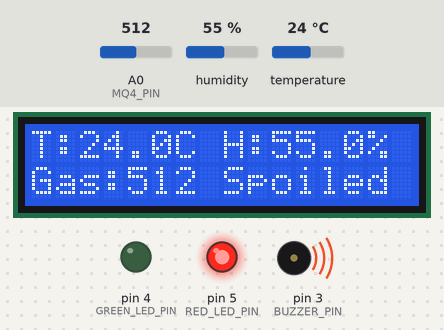
Simulated run of this sketch. Board: Arduino Uno, built with avr-gcc and run on an emulated ATmega328P. Shown: 16×2 character LCD, output pins drawn as LEDs (lit = HIGH), buzzer (waves = sounding, pin HIGH). Inputs (shaded band) come from the test bench; at power-on: humidity 55 %, A0 (MQ4_PIN) = 512, temperature 24 °C. What the sketch prints to the serial monitor is not drawn.

Above: at 1.2 s.
1.3 s: humidity set to 52 %
At 6.4 s:
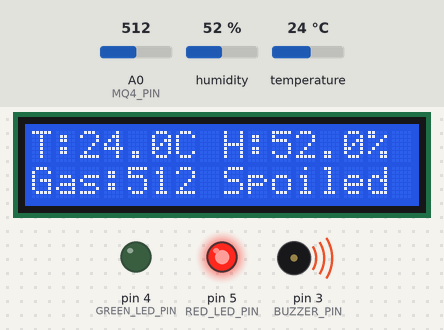
7.3 s: humidity set to 49 %
At 11.0 s:
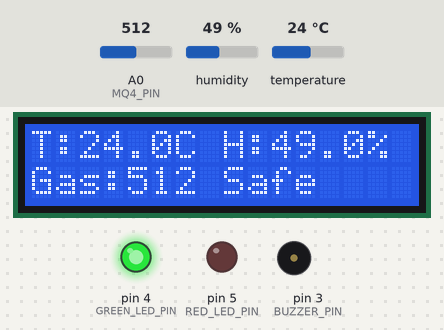
13.3 s: A0 (MQ4_PIN) set to 716
At 15.6 s:
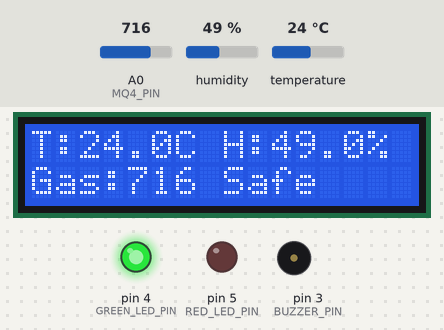
19.3 s: temperature set to 21 °C
At 21.4 s:
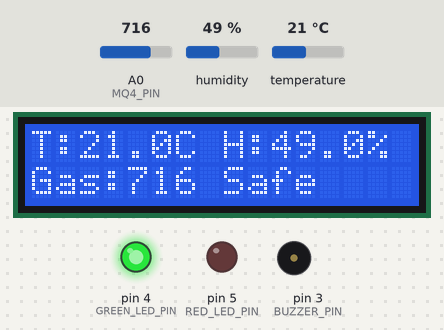
25.3 s: temperature set to 18 °C
At 26.1 s:
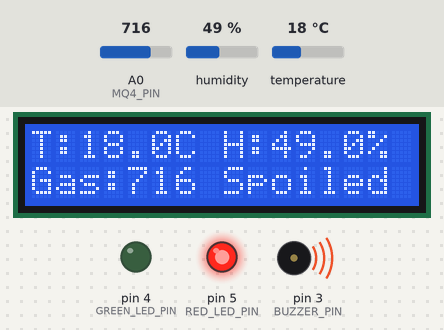
31.3 s: A0 (MQ4_PIN) set to 900
At 36.8 s:
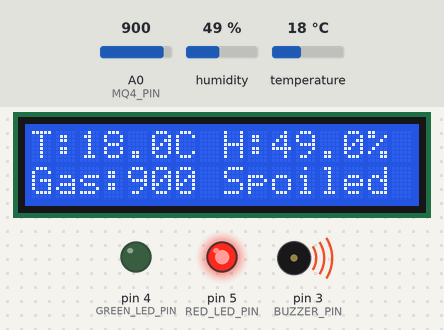
Timing chart, 0 to 38.3 s (numbered marks = the images above; inputs shaded):
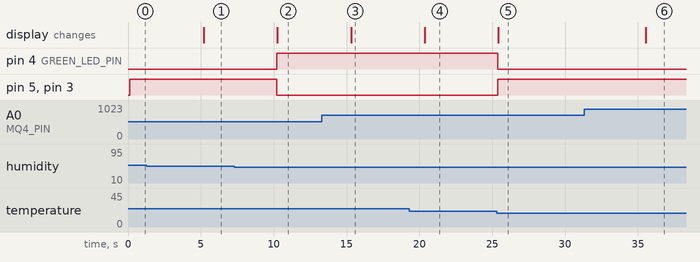

Measured:
- the behaviour switches between 51 and 50 % on humidity (found by bisection; images 1 and 2)
- the behaviour switches between 20 and 19 °C on temperature (found by bisection; images 4 and 5)
- after the input at 1.3 s, the display: changes after 3.9 s (image 1)
- after the input at 7.3 s, pin 4 (GREEN_LED_PIN): LOW → HIGH after 2.9 s; pin 5 (RED_LED_PIN), pin 3 (BUZZER_PIN): HIGH → LOW after 2.9 s; the display: changes after 3.0 s (image 2)
- after the input at 13.3 s, the display: changes after 2.0 s (image 3)
- after the input at 19.3 s, the display: changes after 1.1 s (image 4)
- after the input at 25.3 s, pin 4 (GREEN_LED_PIN): HIGH → LOW after 0.09 s; pin 5 (RED_LED_PIN), pin 3 (BUZZER_PIN): LOW → HIGH after 0.09 s; the display: changes after 0.12 s (image 5)
- after the input at 31.3 s, the display: changes after 4.2 s (image 6)

The sketch:

sketch_mar30c_copy_20250330110331.ino
```cpp
#include <Wire.h>
#include <LiquidCrystal_I2C.h>
#include <DHT.h>

// Define sensor pins
#define MQ4_PIN A0       // MQ-4 Gas Sensor
#define DHTPIN 7         // DHT Sensor Pin
#define DHTTYPE DHT11    // Change to DHT22 if needed
#define BUZZER_PIN 3     // Buzzer
#define GREEN_LED_PIN 4  // Green LED for Safe status
#define RED_LED_PIN 5    // Red LED for Spoiled status

// Define safe ranges
#define TEMP_MIN 20
#define TEMP_MAX 90
#define HUMIDITY_MIN 0
#define HUMIDITY_MAX 50
#define METHANE_MIN 300
#define METHANE_MAX 2000

// Initialize objects
DHT dht(DHTPIN, DHTTYPE);
LiquidCrystal_I2C lcd(0x27, 16, 2); // I2C LCD (address 0x27)

// Common I2C addresses for LCD
const uint8_t LCD_ADDRESSES[] = {0x27, 0x3F, 0x20, 0x21, 0x22, 0x23, 0x24, 0x25, 0x26};
const int NUM_ADDRESSES = 9;

void setup() {
    Serial.begin(9600);
    dht.begin();

    // Initialize I2C
    Wire.begin();

    // Try to find the LCD
    bool lcdFound = false;
    for(int i = 0; i < NUM_ADDRESSES; i++) {
        Wire.beginTransmission(LCD_ADDRESSES[i]);
        if (Wire.endTransmission() == 0) {
            Serial.print("Found LCD at address 0x");
            Serial.println(LCD_ADDRESSES[i], HEX);
            lcd = LiquidCrystal_I2C(LCD_ADDRESSES[i], 16, 2);
            lcdFound = true;
            break;
        }
    }

    if (!lcdFound) {
        Serial.println("No LCD found! Check connections:");
        Serial.println("1. SDA -> A4");
        Serial.println("2. SCL -> A5");
        Serial.println("3. VCC -> 5V");
        Serial.println("4. GND -> GND");
        Serial.println("5. I2C address might be different");
    } else {
        lcd.init();
        lcd.backlight();
        lcd.clear();
        lcd.setCursor(0, 0);
        lcd.print("System Starting...");
    }

    pinMode(MQ4_PIN, INPUT);
    pinMode(BUZZER_PIN, OUTPUT);
    pinMode(GREEN_LED_PIN, OUTPUT);
    pinMode(RED_LED_PIN, OUTPUT);

    // Initialize LEDs to OFF state
    digitalWrite(GREEN_LED_PIN, LOW);
    digitalWrite(RED_LED_PIN, LOW);

    Serial.println("Food Monitoring System Starting...");
}

bool isInSafeRange(float value, float min, float max) {
    return (value >= min && value <= max);
}

void loop() {
    // Read sensor data
    float temperature = dht.readTemperature();
    float humidity = dht.readHumidity();
    int methaneLevel = analogRead(MQ4_PIN);

    // Check if sensor readings are valid
    if (isnan(temperature) || isnan(humidity)) {
        Serial.println("Sensor Error!");
        return;
    }

    // Check if all values are within safe ranges
    bool tempSafe = isInSafeRange(temperature, TEMP_MIN, TEMP_MAX);
    bool humiditySafe = isInSafeRange(humidity, HUMIDITY_MIN, HUMIDITY_MAX);
    bool methaneSafe = isInSafeRange(methaneLevel, METHANE_MIN, METHANE_MAX);

    // Determine food spoilage status
    String status = "Safe";
    if (!tempSafe || !humiditySafe || !methaneSafe) {
        status = "Spoiled";
        digitalWrite(GREEN_LED_PIN, LOW);    // Turn off green LED
        digitalWrite(RED_LED_PIN, HIGH);     // Turn on red LED
        digitalWrite(BUZZER_PIN, HIGH);      // Activate buzzer
    } else {
        digitalWrite(GREEN_LED_PIN, HIGH);   // Turn on green LED
        digitalWrite(RED_LED_PIN, LOW);      // Turn off red LED
        digitalWrite(BUZZER_PIN, LOW);       // Deactivate buzzer
    }

    // Display data on LCD
    lcd.clear();
    lcd.setCursor(0, 0);
    lcd.print("T:");
    lcd.print(temperature, 1);
    lcd.print("C H:");
    lcd.print(humidity, 1);
    lcd.print("%");

    lcd.setCursor(0, 1);
    lcd.print("Gas:");
    lcd.print(methaneLevel);
    lcd.print(" ");
    lcd.print(status);

    // Send data to Python via Serial
    Serial.print(temperature);
    Serial.print(",");
    Serial.print(humidity);
    Serial.print(",");
    Serial.print(methaneLevel);
    Serial.print(",");
    Serial.println(status);

    delay(5000); // Update every 5 seconds
}
```
